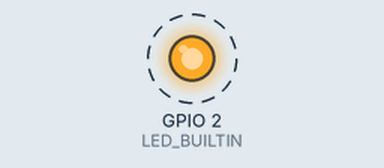
Recording of a sketch running on a simulated ESP32. Shown: output pins drawn as LEDs (lit = HIGH). Dashed ring = blinking. What the sketch prints to the serial monitor is not drawn.

Above: at 0.2 s.
Timing chart, 0 to 3.0 s (numbered marks = the images above):
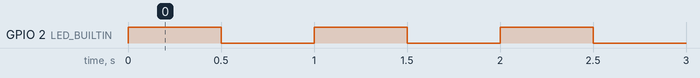

The sketch:

blinking-serial.ino
```cpp
  /*
 *
 * Example code for ESP32-S:
 * The code blinks the onboard LED (at D2 in GPIO 02) every 0.500 seconds.
 * The code also prints by serial communcation the word "Hello" during the
 * ON stage of the LED, and then prints "World" during the OFF.
 * Gerardo Marx 19/Jul/2022
 */

// this variable is defined in pins_arduino.h for DOIT ESP32 DEVKIT V1
// int LED_BUILTIN = 02;

void setup() {
  // put your setup code here, to run once:
  pinMode(LED_BUILTIN, OUTPUT);
  //serial  monitor setup
  Serial.begin(115200);
      }

void loop() {
  // put your main code here, to run repeatedly:
  Serial.print("ON");
  digitalWrite(LED_BUILTIN, HIGH);
  delay(500);
  // after delay
  Serial.print(" - OFF\n");
  digitalWrite(LED_BUILTIN, LOW);
  delay(500);
}
```

Measured:
- by itself, GPIO 2 (LED_BUILTIN): alternates HIGH for 0.50 s and LOW for 0.50 s
